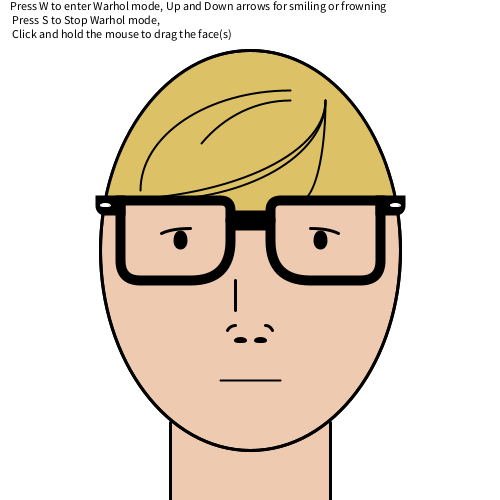
Frame 1 (no input)
Frame 60 (the mouse pressed at the canvas centre just before this capture): identical to frame 1, image omitted
Frame 120 (the mouse held since frame 60 and released just before this capture): identical to frame 1, image omitted

The Processing sketch that drew this single still picture (run headless with seeded random() and noise(); from frame 60 on, the mouse is pressed at the canvas centre):

// Processing sketch: processing_129312
// ── processing_129312.pde

//James LeVasseur
//1-17-14
//James LeVasseur's improvements of Eric Morrison's face project.
//NOTE: All comments in the code made by James will start with "J-"



Headr face1; //J- declares a new Headr object face1

float midx, midy; //J- declares two floats

String numb; //J- declares a String

boolean Warhol,check1,check2; //J- declares booleans

ArrayList <Headr> Port; //J- declares a new ArrayList of the class Headr

color skin,hair,blue,pink,redd,green,yellow,purple,orange,cyan,black,white; //J- declares new colors

void setup() {
  size(500, 500);
  
  //J- initialize different color variables for coloring the image
  skin = color(238,203,176); 
  hair = color(221,193,103);
  blue = color(0,0,255);
  pink = color(255,122,253);
  redd = color(255,0,0);
  green = color(0,255,0);
  yellow = color(255,255,122);
  purple = color(187,77,255);
  orange = color(245,177,20);
  cyan = color(20,245,222);
  black = color(0);
  white= color(255);
  
  numb = "1"; //J- initialize string used for Warhol effect
  
  Warhol = false; //J- initialize boolean for the Warhol effect
  check1=false; //J- initialize boolean used with Warhol effect
  check2=true; //J- initialize boolean used with Warhol effect
  
  //J- initialize floats that will be used to represent half the screen
  midx = width/2;
  midy = height/2;
  
  //J- initilizes Port as a new Headr ArrayList
  Port= new ArrayList<Headr>();
  
  //J- moved bulk of code from setup to a class
  
}
 
void draw() {
  
  background(255); //J- moved background into draw
 
  if(Warhol==false && check1==false){ //J- this and the following if statement are used for differing between regular mode and warhol mode, multiple conditions to prevent too many heads from being created
    Port.clear(); //J- clears the Port ArrayList so as to prefvent too many heads from being added
    Port.add(new Headr(white,skin,hair,1,0)); //J- runs a makeHead() function from the Headr class
    check1 = true;//J- makes check1 true to prevent too many heads from being added to Port same as below with check2
  } else if(Warhol==true && check2==false){
    Port.clear();
    
    
    Port.add(new Headr(orange,cyan,pink,2,1));//J-  adds four heads for Warhol mode
    Port.add(new Headr(redd,yellow,green,2,2));
    Port.add(new Headr(pink,redd,orange,2,3));
    Port.add(new Headr(green,purple,blue,2,4));
    check2=true;//J- same as check1 but for this if statement
  }
  
  for(int i = 0;i<Port.size();i++){//J- loops through Port as many time as it is large
    Headr pics = (Headr) Port.get(i); //J- makes "pics" equal to whatever object that is currently being used by the for loop
    pics.makeHead(); //J- uses the makeHead() function from the current object that pics is assigned to be
  }
  
  //J- moved conditionals mentioned about to the Headr class makeHead function
  //J-removed if(true) statement, was unecessary.
  //J- moved mouth line into Headr makeHead functyion class
  //J-removed ellipse around mouth, uneeded

 

  fill(0);//J- fill used for text below
  text("Press W to enter Warhol mode, Up and Down arrows for smiling or frowning\n Press S to Stop Warhol mode,\n Click and hold the mouse to drag the face(s)",10,10); //J- intructions

}

void keyPressed(){ //J- keyPressed function used for differing between warhol and regular mode
 
 if(key=='w'){ //J- checks for w pressed
  Warhol=true; //J- activates warhole mode variable
  check2=false; //J- sets check2 to true so that both conditions are met for Warhol if statement above mode
 }
 if(key=='s'){ //J- checks for s pressed
  Warhol=false; //J- stops warhol mode by setting this variable to false, which also is one of the checks for regular mode
  check1=false; //J- sets check1 to false which is the second condition for the regular head to be added to Port
 }
}

/////////CLASS HEADR STARTS HERE//////////
/////////////////////////////////////////
class Headr{ //J- class Headr starts
 float midx,midy,bgx,bgy,scale; //J- declares variables that will be used in the Headr class
 int pos,modx,mody;
 color backg,skinc,hairc;


 
//////HEADR CONTSTRUCTOR///////
 Headr(color backgp,color skincp,color haircp,float scalep,int posp){ //J- backgp the background color for the head portrait, skincp is the skin color for any portrait, haircp is the hair color for the portrait. Scalep is the scaling of the image, posp is referring the position of the portrait. the p's in these variables stand for "parameter" 
    //J- sets the parameters to variables to class variables
    pos = posp;
    backg = backgp;
    skinc = skincp;
    hairc = haircp;
    scale = scalep;
    //J- this class also has midx and midy variables
    midx = width/2;
    midy = height/2;
    


    
  
 } 
  
  void makeHead(){//J- start make head
    
    if(pos==1){//J- all following if statements are for head/bg scaling
       modx=0; //J- modx and mody modify the position of the portrait on the screen. 1 = top left, 2 = top right, 3 = lower left, 4 bottom right
       mody=0;
    } else if(pos==2){
       modx=500;
       mody=0;
    }
    else if(pos==3){
       modx=0;
       mody=500;
    } else if(pos==4) {
       modx=500;
       mody=500;
    }
    //J-replaced many things dealing with width or height (and some associated values such as /2) with midx & midy variables
    
    if(mousePressed){ //J- if statement for moving the heads in relation to the mouse
     midx = mouseX; //J- sets midx and midy to mouseX and mouseY so that the head follows the mouse
     midy = mouseY;
    } else {
     midx = width/2+modx; //J- if the mouse isn't pressed then midx and midy are set to these values, modified by modx and mody for positioning
     midy = height/2+mody; 
    }
    //J- the following four lines are all setup for the background positions of the portrait
    bgx=(midx*2+20);
    bgx=bgx-(bgx+10)+modx;
    bgy=(midy*2+20);
    bgy=bgy-(bgy+10)+mody;
    
    noStroke(); //J- for background
    fill(backg); //J- for background fill
    rect(bgx/scale,bgy/scale,520/scale,520/scale);//J- background of each head
    
    
    //J- Added variables to much of the original code for mouse moving and general convenience of manipulation, formatted code for scaling, labelled everything for easier navigation
    smooth(); //J- smooths out head

    fill(skinc); //J- for main head and neck fill
    strokeWeight(3/scale);//J- for main head
    noStroke();//J- for neck fill
    rect((midx-80)/scale,midy/scale,160/scale,250/scale); //J- neck fill in
    stroke(0); //for main head
    ellipse( midx/scale, midy/scale, 300/scale, 400/scale); //J- main head ellipse
    
    noStroke();//J- for hair arcs
    fill(hairc);//J- for hair arcs

    arc(midx/scale,(midy-35)/scale,280/scale,325/scale,PI,TWO_PI);//J- hair color arc main

    arc((midx-125)/scale,(midy-35)/scale,30/scale,130/scale,PI,TWO_PI); //J- left hair color arcs
    arc((midx-130)/scale,(midy-35)/scale,30/scale,90/scale,PI,TWO_PI);
    
    arc((midx+125)/scale,(midy-35)/scale,30/scale,130/scale,PI,TWO_PI);//J- right hair color arcs
    arc((midx+130)/scale,(midy-35)/scale,30/scale,90/scale,PI,TWO_PI);
    
    


    strokeWeight(3/scale);//J- for main head cover
    stroke(0);//J- for main head cover
    noFill(); //J- for main head cover
    ellipse(midx/scale,midy/scale,300/scale,400/scale);//J- transparent head ellipse to cover hair color flooding
    

    fill(skinc);//J- skin color
    line((midx-80)/scale, (midy+250)/scale, (midx-80)/scale, (midy+250-78)/scale);//J- left neckline
    line((midx+80)/scale, (midy+250)/scale, (midx+80)/scale, (midy+250-78)/scale);//J- right neckline
    strokeWeight(10/scale); //J- for glasses
    rect((midx+20)/scale, (midy-50)/scale, 110/scale, 80/scale, 10/scale, 0/scale, 20/scale, 50/scale); //J- right glasses
    rect((midx-20-110)/scale, (midy-50)/scale, 110/scale, 80/scale, 0/scale, 10/scale, 50/scale, 20/scale); //J- left glasses
    rect((midx-150)/scale, (midy-50)/scale, 20/scale, 10/scale, 0/scale, 0/scale, 0/scale, 10/scale); //J- left glasses mini rect
    rect((midx+150-20)/scale, (midy-50)/scale, 20/scale, 10/scale, 0/scale, 0/scale, 10/scale, 0/scale); //J- right glasses mini rect
    strokeWeight(20/scale); //J- for following line
    line((midx-15)/scale, (midy-30)/scale, (midx+15)/scale, (midy-30)/scale);//J- line connecting glasses
    strokeWeight(10/scale);//J- for eyes
    fill(0); //J- for eyes
    ellipse((midx-70)/scale, (midy-10)/scale, 4/scale, 9/scale);//J- left eye
    ellipse((midx+70)/scale, (midy-10)/scale, 4/scale, 9/scale);//J- right eye
    strokeWeight(3/scale); //J- for eyelids,brows,nose
    noFill(); //J- for eyelids,brows,nose
    arc((midx-60)/scale, (midy-2)/scale, 80/scale, 40/scale, PI+QUARTER_PI, PI+HALF_PI); //J- left eyelid/brow
    arc((midx+60)/scale, (midy-2)/scale, 80/scale, 40/scale, PI+QUARTER_PI+QUARTER_PI, PI+HALF_PI+QUARTER_PI); //J- right eyebrow
    arc((midx-15)/scale, (midy+95)/scale, 20/scale, 40/scale, PI+QUARTER_PI, PI+HALF_PI); //J- left nose curve
    arc((midx+15)/scale, (midy+95)/scale, 20/scale, 40/scale, PI+QUARTER_PI+QUARTER_PI, PI+HALF_PI+QUARTER_PI); //J- right nose curve
    ellipse((midx-10)/scale, (midy+90)/scale, 10/scale, 3/scale);//J- left nostril
    ellipse((midx+10)/scale, (midy+90)/scale, 10/scale, 3/scale);//J- right nostril
    line((midx-15)/scale, (midy+60)/scale, (midx-15)/scale, (midy+30)/scale); //J- nose line
    fill(255); //J- for glasses circles
    stroke(255); //J- for glasses circles
    strokeWeight(1/scale); //J- for glasses circles
    ellipse((midx-145)/scale, (midy-45)/scale, 10/scale, 3/scale);//J- left white glasses circle
    ellipse((midx+145)/scale, (midy-45)/scale, 10/scale, 3/scale);//J- right white glasses circle
    strokeWeight(2/scale); //J- for hair lines
    stroke(0); //J- for hair lines
    noFill(); //J- for hair lines
    arc((midx+50)/scale, (midy-150)/scale, 50/scale, 200/scale,0, HALF_PI); //J- hair lines
    arc((midx-100)/scale, (midy-150)/scale, 350/scale, 200/scale, 0, HALF_PI); //J- hair lines
    arc((midx-150)/scale, (midy-150)/scale, 450/scale, 200/scale, 0, HALF_PI); //J- hair lines
    arc((midx+40)/scale, (midy-60)/scale, 300/scale, 200/scale, PI, PI+HALF_PI); //J- hair lines
    arc((midx+40)/scale, midy/scale, 250/scale, 300/scale, PI+QUARTER_PI, PI+HALF_PI); //J- hair lines
    
    stroke(0); //J- for mouth
    line((midx-30)/scale, (midy+130)/scale, (midx+30)/scale, (midy+130)/scale); //J- mouth line
    
    //conditionals deciding whether to smile or frown based on arrows
   if (keyPressed) { 
    if (keyCode == UP) {
      strokeWeight(3*10/scale); //J- for the line that covers the mouth, made extra thick so it covers the original mouth line thuroughly
      stroke(skinc); //J- for the line covering mouth

      line((midx-30)/scale, (midy+130)/scale, (midx+30)/scale, (midy+130)/scale); //J- line that covers mouth while smiling so that following smiling/frowning arc is the only mouth seen
      stroke(0); //J- for smiling arc
      strokeWeight(3/scale); //J- for smiling arc
      noFill();//J- for smiling arc
      arc(midx/scale, (midy+120)/scale, 60/scale, 30/scale, 0, PI);//J- smiling arc
    }
 
    else if (keyCode == DOWN) { 
      strokeWeight(3*10/scale); //J- for the line that covers the mouth, made extra thick so it covers the original mouth line thuroughly
      stroke(skinc); //J- for the line covering mouth
     
      line((midx-30)/scale, (midy+130)/scale, (midx+30)/scale, (midy+130)/scale);//J- line that covers mouth while smiling so that following smiling/frowning arc is the only mouth seen
      stroke(0);//J- for frowning arc
      strokeWeight(3/scale);//J- for frowning arc
      noFill();//J- for frowning arc
      arc(midx/scale, (midy+140)/scale, 60/scale, 30/scale, PI, TWO_PI);//J- frowning arc
    }
  }
  }
  
}
